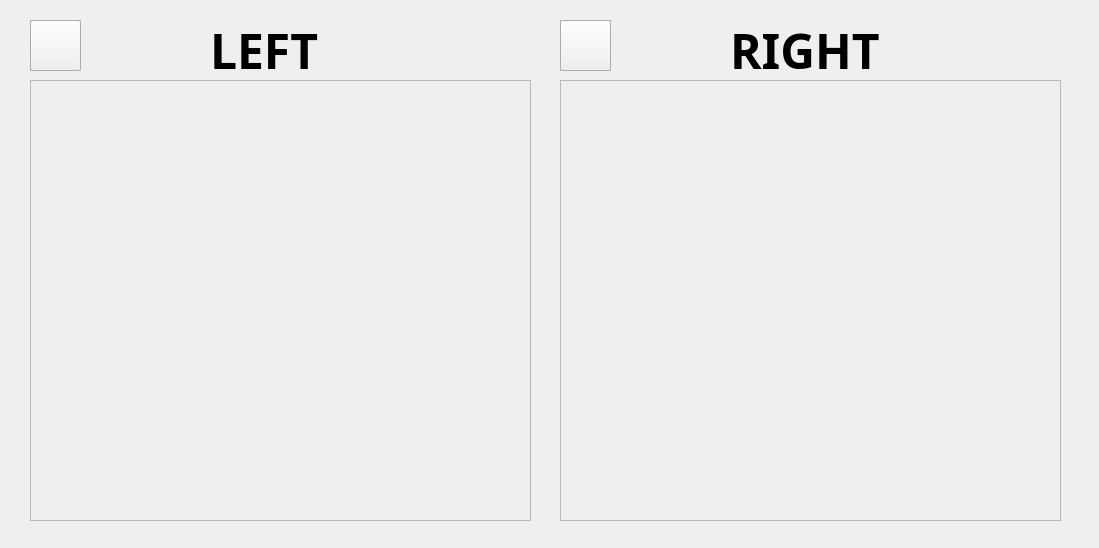
<?xml version="1.0" encoding="UTF-8"?>
<ui version="4.0">
 <class>viewer</class>
 <widget class="QWidget" name="viewer">
  <property name="geometry">
   <rect>
    <x>0</x>
    <y>0</y>
    <width>1099</width>
    <height>548</height>
   </rect>
  </property>
  <property name="windowTitle">
   <string>neoable viewer</string>
  </property>
  <widget class="QFrame" name="left">
   <property name="geometry">
    <rect>
     <x>30</x>
     <y>80</y>
     <width>501</width>
     <height>441</height>
    </rect>
   </property>
   <property name="frameShape">
    <enum>QFrame::StyledPanel</enum>
   </property>
   <property name="frameShadow">
    <enum>QFrame::Raised</enum>
   </property>
  </widget>
  <widget class="QFrame" name="right">
   <property name="geometry">
    <rect>
     <x>560</x>
     <y>80</y>
     <width>501</width>
     <height>441</height>
    </rect>
   </property>
   <property name="frameShape">
    <enum>QFrame::StyledPanel</enum>
   </property>
   <property name="frameShadow">
    <enum>QFrame::Raised</enum>
   </property>
  </widget>
  <widget class="QFrame" name="frame_3">
   <property name="geometry">
    <rect>
     <x>30</x>
     <y>20</y>
     <width>51</width>
     <height>51</height>
    </rect>
   </property>
   <property name="frameShape">
    <enum>QFrame::StyledPanel</enum>
   </property>
   <property name="frameShadow">
    <enum>QFrame::Raised</enum>
   </property>
   <widget class="QFrame" name="frame_4">
    <property name="geometry">
     <rect>
      <x>0</x>
      <y>0</y>
      <width>51</width>
      <height>51</height>
     </rect>
    </property>
    <property name="frameShape">
     <enum>QFrame::StyledPanel</enum>
    </property>
    <property name="frameShadow">
     <enum>QFrame::Raised</enum>
    </property>
    <widget class="QPushButton" name="left_btn">
     <property name="geometry">
      <rect>
       <x>0</x>
       <y>0</y>
       <width>51</width>
       <height>51</height>
      </rect>
     </property>
     <property name="text">
      <string/>
     </property>
    </widget>
   </widget>
  </widget>
  <widget class="QFrame" name="frame_5">
   <property name="geometry">
    <rect>
     <x>560</x>
     <y>20</y>
     <width>51</width>
     <height>51</height>
    </rect>
   </property>
   <property name="frameShape">
    <enum>QFrame::StyledPanel</enum>
   </property>
   <property name="frameShadow">
    <enum>QFrame::Raised</enum>
   </property>
   <widget class="QPushButton" name="right_btn">
    <property name="geometry">
     <rect>
      <x>0</x>
      <y>0</y>
      <width>51</width>
      <height>51</height>
     </rect>
    </property>
    <property name="text">
     <string/>
    </property>
   </widget>
  </widget>
  <widget class="QLabel" name="label">
   <property name="geometry">
    <rect>
     <x>210</x>
     <y>10</y>
     <width>141</width>
     <height>81</height>
    </rect>
   </property>
   <property name="font">
    <font>
     <family>Arial Black</family>
     <pointsize>36</pointsize>
     <weight>75</weight>
     <bold>true</bold>
    </font>
   </property>
   <property name="text">
    <string>LEFT</string>
   </property>
   <property name="textFormat">
    <enum>Qt::AutoText</enum>
   </property>
   <property name="alignment">
    <set>Qt::AlignJustify|Qt::AlignVCenter</set>
   </property>
  </widget>
  <widget class="QLabel" name="label_2">
   <property name="geometry">
    <rect>
     <x>730</x>
     <y>10</y>
     <width>181</width>
     <height>81</height>
    </rect>
   </property>
   <property name="font">
    <font>
     <family>Arial Black</family>
     <pointsize>36</pointsize>
     <weight>75</weight>
     <bold>true</bold>
    </font>
   </property>
   <property name="text">
    <string>RIGHT</string>
   </property>
   <property name="textFormat">
    <enum>Qt::AutoText</enum>
   </property>
   <property name="alignment">
    <set>Qt::AlignJustify|Qt::AlignVCenter</set>
   </property>
  </widget>
 </widget>
 <resources/>
 <connections/>
</ui>
